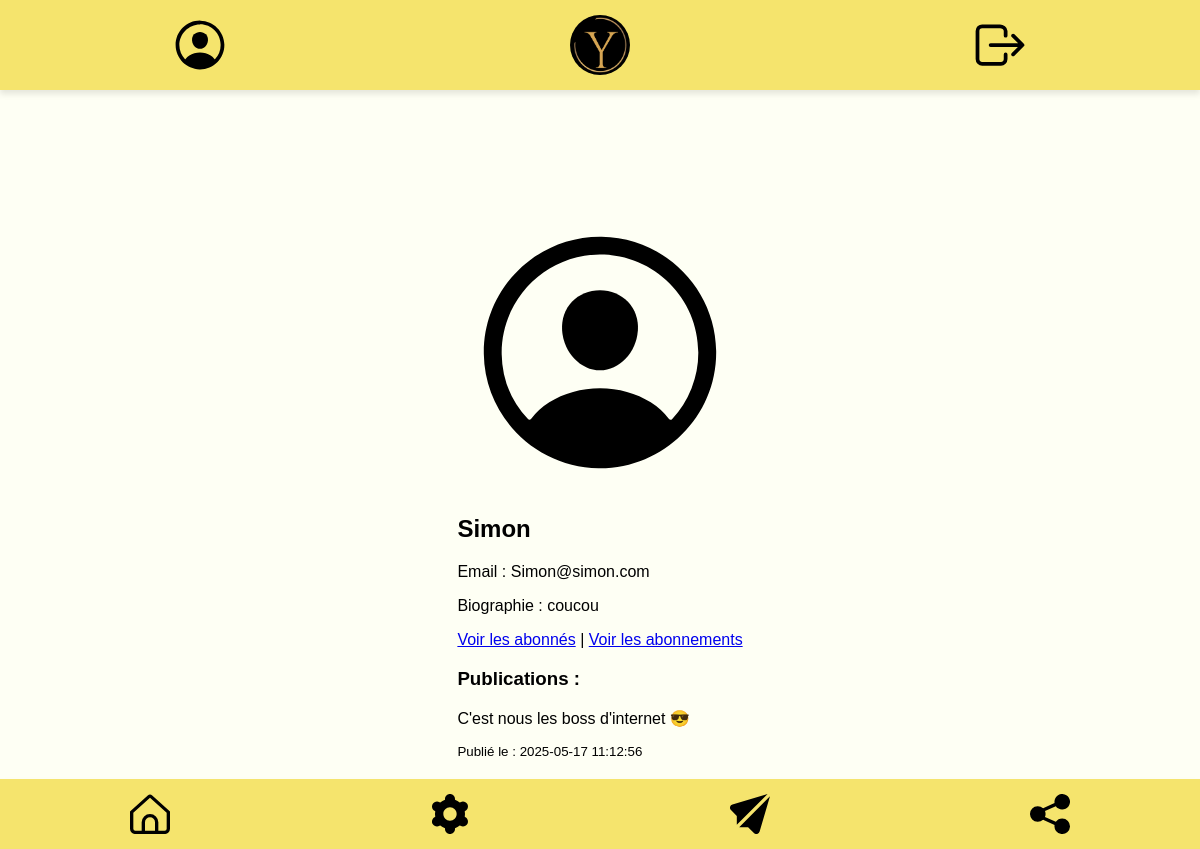
Screenshot of /profile.php (signed in) with the database file from the repository.
### tables this page shows
CREATE TABLE "users" (
	"id"	INTEGER,
	"nom"	TEXT NOT NULL UNIQUE,
	"email"	TEXT NOT NULL UNIQUE,
	"mot_de_passe"	TEXT NOT NULL,
	"photo"	BLOB,
	"bio"	TEXT,
	"statut"	INTEGER NOT NULL,
	UNIQUE("email"),
	PRIMARY KEY("id" AUTOINCREMENT),
	UNIQUE("nom")
);

CREATE TABLE "posts" (
	"id"	INTEGER,
	"user_id"	INTEGER,
	"contenu"	TEXT,
	"date"	TEXT,
	"caption"	TEXT,
	PRIMARY KEY("id" AUTOINCREMENT),
	CONSTRAINT "fk_user_id_posts" FOREIGN KEY("user_id") REFERENCES "users"("id")
);

### sql/recup_info_profile.php (called while the page is built, shortened)
<?php
$pdo = connexion('Y_database.db');
$user_id = $_GET['user_id'] ?? $id;
try {
    $stmt = $pdo->prepare('SELECT nom, email, bio FROM users WHERE id = :user_id');
    $stmt->bindParam(':user_id', $user_id);
    $stmt->execute();
    $user = $stmt->fetch(PDO::FETCH_ASSOC);
    if ($user) {
        $nom = $user['nom'];
        $email = $user['email'];
        $bio = $user['bio'] ?? ' ';
    }
} catch (PDOException $e) {
    echo "<p>Erreur lors de la récupération des informations utilisateur.</p>";
}
?>

### profile.php (the view, shortened to what this page needs)
<?php
$id = $_SESSION['id'] ?? null;
include("sql/recup_info_profile.php");
?>
<?php
include("includes/head.php");
?>
<?php
if (!isset($id)) {
    NoConnect();
} else {
?>
<div class="contenu">
    <div class="profile">
        <img src="images/person-circle-outline.svg" alt="Profile" class="profile_img">
        <h2><?php echo htmlspecialchars($nom); ?></h2>
        <p>Email : <?php echo htmlspecialchars($email); ?></p>
        <p>Biographie : <?php echo htmlspecialchars($bio); ?></p>
        <div class="links">
            <a href="followers.php?user_id=<?php echo $user_id; ?>">Voir les abonnés</a>
            |
            <a href="following.php?user_id=<?php echo $user_id; ?>">Voir les abonnements</a>
        </div>
        <h3>Publications :</h3>
        <div class="posts">
        <?php
        include("sql/recup_publications.php");
        ?>
        </div>
    </div>
</div>
<?php
}
?>
<?php
include("includes/footer.php");
?>

### sql/recup_publications.php
<?php
try {
    $stmt = $pdo->prepare('SELECT id, contenu, date FROM posts WHERE user_id = :user_id ORDER BY date DESC');
    $stmt->bindParam(':user_id', $user_id);
    $stmt->execute();
    while ($post = $stmt->fetch(PDO::FETCH_ASSOC)) {
        echo "<div class='post_item'>";
        if (strpos($post['contenu'], 'uploads/') !== false) {
            echo "<img src='" . htmlspecialchars($post['contenu']) . "' alt='Image partagée' style='width:100%; max-width:300px; border-radius: 10px; margin-bottom: 10px;'>";
        } else {
            echo "<p>" . htmlspecialchars($post['contenu']) . "</p>";
        }
        echo "<small>Publié le : " . htmlspecialchars($post['date']) . "</small>";
        echo "</div>";
    }
} catch (PDOException $e) {
    echo "<p>Erreur lors de la récupération des publications.</p>";
}
?>

### style.css (style rules this page uses)
body { background-color: #FEFFF4; color: #000000; font-family: Arial, sans-serif; margin: 0; padding: 0; }
.contenu { padding-top: 120px; padding-bottom: 90px; display: flex; justify-content: center; gap: 20px; flex-wrap: wrap; }

### rows the page displays
users: nom "Simon", email "Simon@simon.com", bio "coucou"
posts: contenu "C'est nous les boss d'internet 😎", date "2025-05-17 11:12:56"
